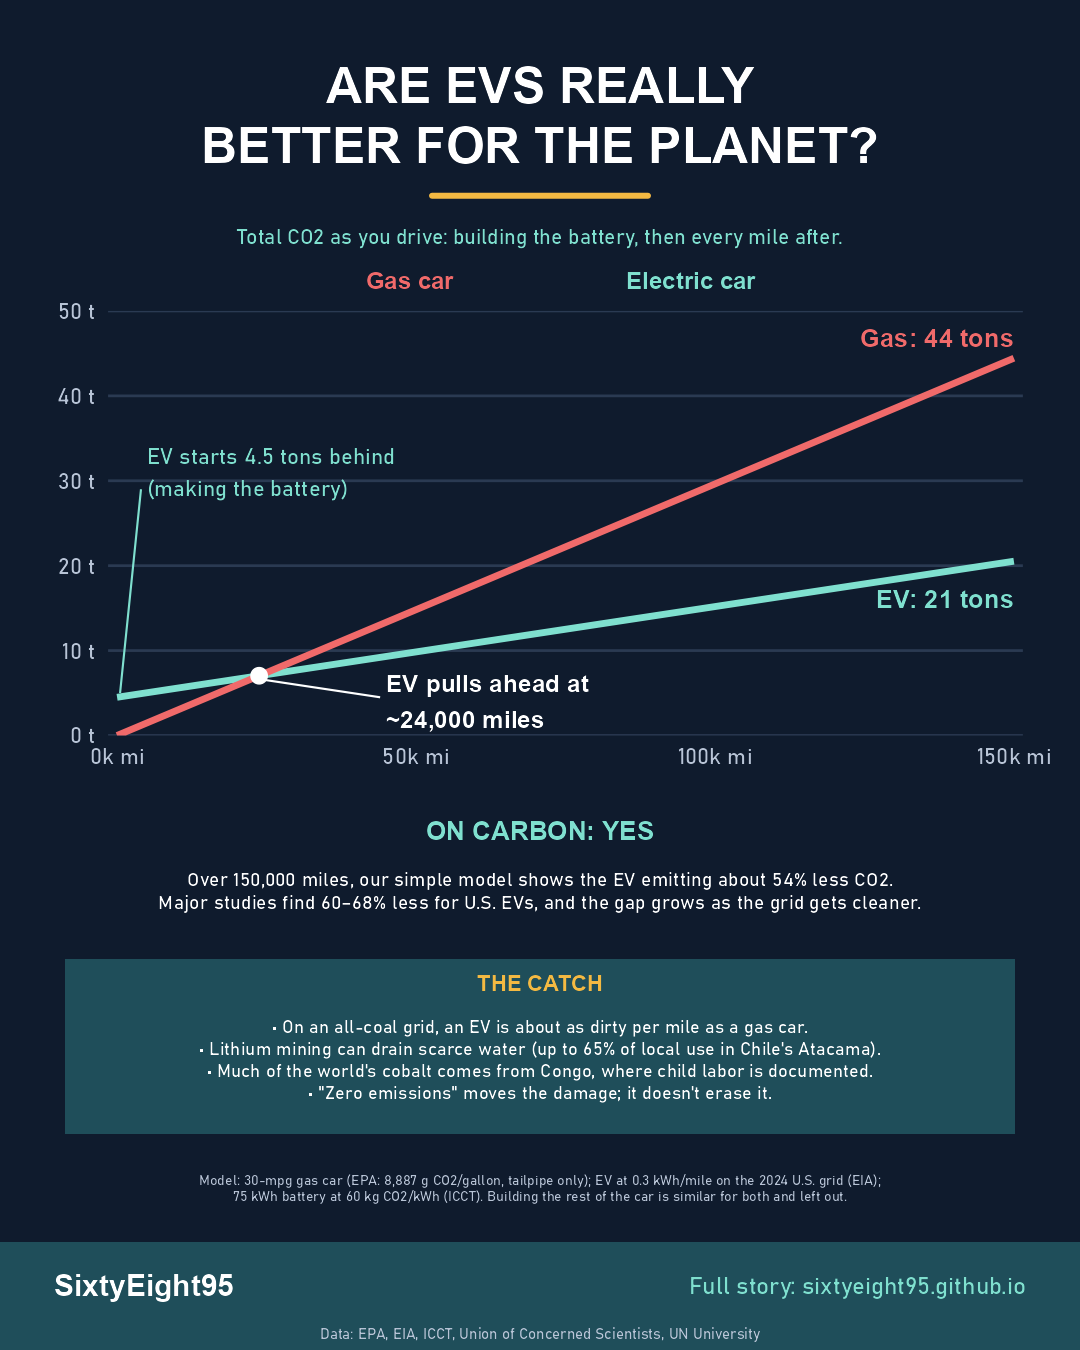

This figure's R source:
# ---------------------------------------------------------------------------
# Infographic: EV vs gas lifetime CO2 (the crossover)
#   ev-environment-infographic.png  1080 x 1350
# Run from this folder:  source("ev-environment-infographic.R")
# ---------------------------------------------------------------------------
source("../R/fred.R")
source("../R/ev_data.R")
library(ragg)
library(grid)

long <- emissions %>% pivot_longer(c(gas, ev), names_to = "car", values_to = "tons")
cross_t <- battery_t + breakeven_miles * ev_g_per_mile / 1e6
comma0 <- function(x) formatC(round(x, -3), format = "d", big.mark = ",")

chart <- ggplot(long, aes(miles / 1000, tons, color = car)) +
  geom_line(linewidth = 1.6) +
  annotate("point", x = breakeven_miles / 1000, y = cross_t, color = brand$white, size = 3.5) +
  annotate("segment", x = breakeven_miles / 1000 + 1, xend = 44, y = cross_t - 0.5, yend = 4.5, color = brand$white) +
  annotate("text", x = 45, y = 4, hjust = 0, color = brand$white,
           family = brand$font, fontface = "bold", size = 4.3,
           label = paste0("EV pulls ahead at\n~", comma0(breakeven_miles), " miles")) +
  annotate("segment", x = 0.5, xend = 4, y = battery_t + 0.5, yend = 29, color = brand$mint) +
  annotate("text", x = 5, y = 31, hjust = 0, color = brand$mint, family = brand$font, size = 3.9,
           label = paste0("EV starts ", battery_t, " tons behind\n(making the battery)")) +
  annotate("text", x = 150, y = lifetime_gas_t, hjust = 1, vjust = -0.6, color = brand$red, family = brand$font,
           fontface = "bold", size = 4.5, label = paste0("Gas: ", round(lifetime_gas_t), " tons")) +
  annotate("text", x = 150, y = lifetime_ev_t, hjust = 1, vjust = 2.6, color = brand$mint, family = brand$font,
           fontface = "bold", size = 4.5, label = paste0("EV: ", round(lifetime_ev_t), " tons")) +
  scale_color_manual(values = c(gas = brand$red, ev = brand$mint), guide = "none") +
  scale_x_continuous(breaks = seq(0, 150, 50), labels = function(x) paste0(x, "k mi"), expand = c(0.01, 0)) +
  scale_y_continuous(limits = c(0, 50), breaks = seq(0, 50, 10), labels = function(x) paste(x, "t"), expand = c(0, 0)) +
  labs(x = NULL, y = NULL) +
  theme_minimal(base_family = brand$font, base_size = 14) +
  theme(plot.background = element_rect(fill = brand$navy, color = NA),
        panel.background = element_rect(fill = brand$navy, color = NA),
        panel.grid.minor = element_blank(), panel.grid.major.x = element_blank(),
        panel.grid.major.y = element_line(color = brand$grid),
        axis.text = element_text(color = brand$muted))

txt <- function(label, x, y, size, color = brand$white, face = "plain", just = "center") {
  grid.text(label, x = x, y = y, just = just,
            gp = gpar(fontfamily = brand$font, fontsize = size, col = color, fontface = face, lineheight = 1))
}

agg_png("ev-environment-infographic.png", width = 1080, height = 1350, res = 144)
grid.newpage()
grid.rect(gp = gpar(fill = brand$navy, col = NA))

txt("ARE EVS REALLY\nBETTER FOR THE PLANET?", 0.5, 0.915, 25, face = "bold")
grid.lines(x = c(0.4, 0.6), y = c(0.855, 0.855), gp = gpar(col = brand$amber, lwd = 4))
txt("Total CO2 as you drive: building the battery, then every mile after.", 0.5, 0.825, 10.5, brand$mint)
txt("Gas car", 0.42, 0.792, 12, brand$red, "bold", just = "right")
txt("Electric car", 0.58, 0.792, 12, brand$mint, "bold", just = "left")

print(chart, vp = viewport(x = 0.5, y = 0.6, width = 0.92, height = 0.36))

txt("ON CARBON: YES", 0.5, 0.385, 13, brand$mint, "bold")
txt(paste0("Over ", comma0(lifetime_miles), " miles, our simple model shows the EV emitting about ",
           round(lifetime_cut * 100), "% less CO2.\nMajor studies find 60–68% less for U.S. EVs, and the gap grows as the grid gets cleaner."),
    0.5, 0.34, 9.8, brand$white)

grid.rect(x = 0.5, y = 0.225, width = 0.88, height = 0.13, gp = gpar(fill = brand$band, col = NA))
txt("THE CATCH", 0.5, 0.272, 11, brand$amber, "bold")
txt(paste0("• On an all-coal grid, an EV is about as dirty per mile as a gas car.\n",
           "• Lithium mining can drain scarce water (up to 65% of local use in Chile's Atacama).\n",
           "• Much of the world's cobalt comes from Congo, where child labor is documented.\n",
           "• \"Zero emissions\" moves the damage; it doesn't erase it."), 0.5, 0.215, 9.2, brand$white)

txt(paste0("Model: ", gas_mpg, "-mpg gas car (EPA: 8,887 g CO2/gallon, tailpipe only); EV at ", ev_kwh_per_mile,
           " kWh/mile on the 2024 U.S. grid (EIA);\n", battery_kwh, " kWh battery at ", battery_kg_per_kwh,
           " kg CO2/kWh (ICCT). Building the rest of the car is similar for both and left out."), 0.5, 0.12, 7, brand$muted)

grid.rect(x = 0.5, y = 0.04, width = 1, height = 0.08, gp = gpar(fill = brand$band, col = NA))
txt("SixtyEight95", 0.05, 0.048, 15, brand$white, "bold", just = "left")
txt("Full story: sixtyeight95.github.io", 0.95, 0.048, 12, brand$mint, just = "right")
txt("Data: EPA, EIA, ICCT, Union of Concerned Scientists, UN University", 0.5, 0.012, 7.5, brand$muted)
dev.off()
message("Saved ev-environment-infographic.png")
